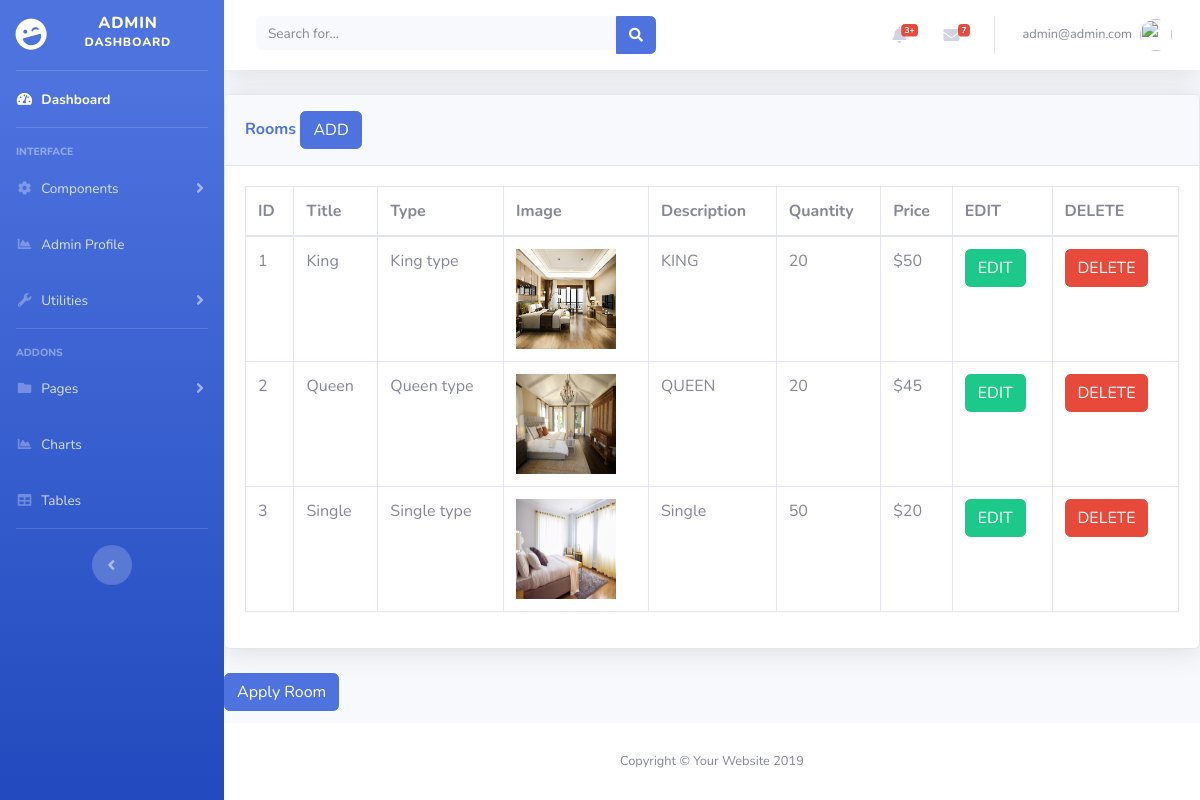
/admin/rooms.php (signed in), run on an earlier commit of the app's database.
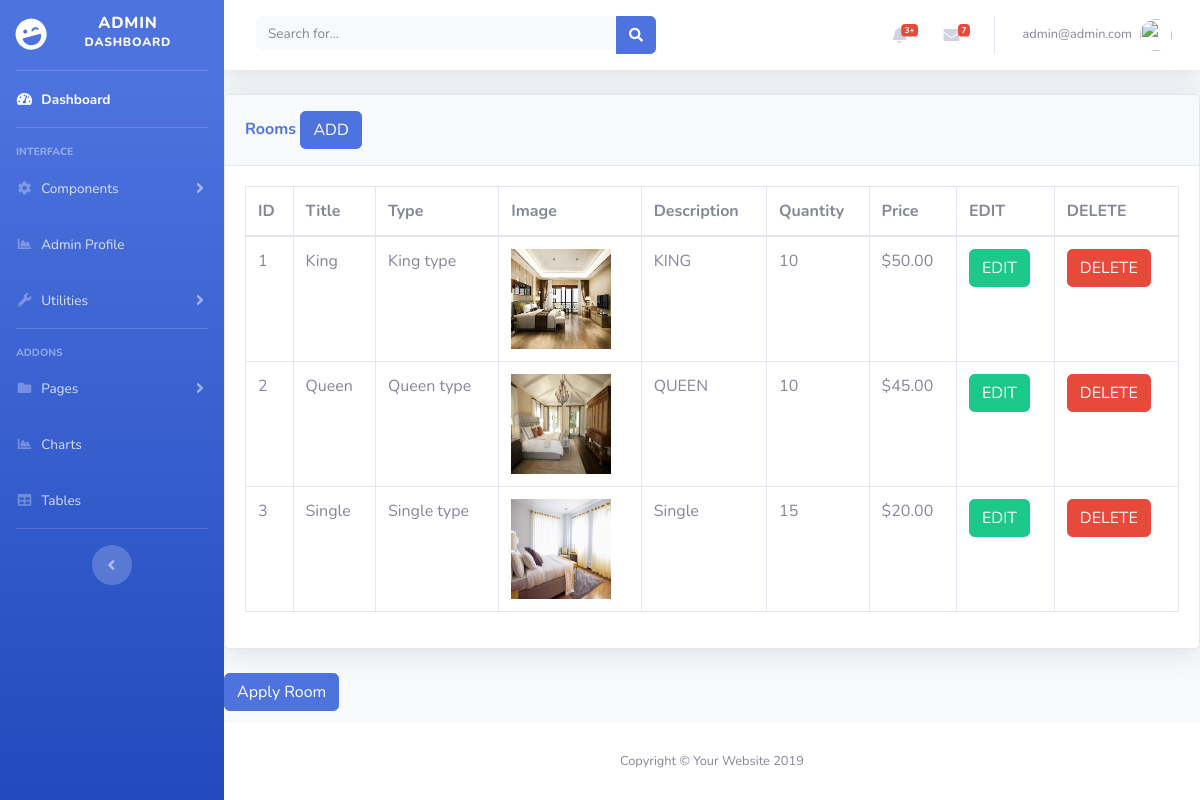
And on a later commit of the database.
### tables this page shows
CREATE TABLE `room` (
  `id` int(11) NOT NULL,
  `title` varchar(300) NOT NULL,
  `type` varchar(300) NOT NULL,
  `image` varchar(300) NOT NULL,
  `description` varchar(300) NOT NULL,
  `quantity` int(50) NOT NULL,
  `price` decimal(10,2) NOT NULL
);

### admin/rooms.php (the view, shortened to what this page needs)
<?php
$roomdb = "room";
include('includes/header.php');
include('includes/navbar.php');
?>
<div class="card shadow mb-4">
  <div class="card-header py-3">
    <h6 class="m-0 font-weight-bold text-primary">Rooms
            <button type="button" class="btn btn-primary" data-toggle="modal" data-target="#roomsModal">
              ADD
            </button>
    </h6>
  </div>
  <div class="card-body">
  <?php
      $query = "SELECT * FROM $roomdb";
      $query_run = mysqli_query($connection, $query);
            ?>
    <div class="table-responsive">
      <table class="table table-bordered" id="dataTable" width="100%" cellspacing="0">
        <thead>
          <tr>
            <th> ID </th>
            <th> Title </th>
            <th>Type </th>
            <th>Image</th>
            <th>Description</th>
            <th>Quantity</th>
            <th>Price</th>
            <th>EDIT </th>
            <th>DELETE </th>
          </tr>
        </thead>
        <tbody>
        <?php
            if(mysqli_num_rows($query_run) > 0)
            {
                while($row = mysqli_fetch_assoc($query_run))
                {
          ?>
          <tr>
            <td><?php  echo $row['id']; ?></td>
            <td><?php  echo $row['title']; ?></td>
            <td><?php  echo $row['type']; ?></td>
            <td><?php echo '<img src="upload/'.$row['image'].'" alt="" width="100px;" height="100px;" alt="Image">'?></td>
            <td><?php  echo $row['description']; ?></td>
            <td><?php  echo $row['quantity']; ?></td>
            <td><?php  echo "$".$row['price']; ?></td>
            <td>
                <form action="rooms_edit.php" method="post">
                    <button  type="submit" name="edit_btn" class="btn btn-success"> EDIT</button>
                </form>
            </td>
            <td>
                <form action="code.php" method="post">
                  <button type="submit" name="delete_room_btn" class="btn btn-danger"> DELETE</button>
                </form>
            </td>
          </tr>
          <?php
              }
          }
          else {
            echo "No Record Found";
          }
          ?>
        </tbody>
      </table>
    </div>
  </div>
</div>
<form action="code.php" method="post">
<button type="submit" name="applyRoom" class="btn btn-primary">Apply Room</button>
</form>
</div>
<?php
include('includes/footer.php');
?>

What changed in the data, as far as the page shows it:
changed room "King": quantity "20" → "10"; price "50" → "50.00"
changed room "Queen": quantity "20" → "10"; price "45" → "45.00"
changed room "Single": quantity "50" → "15"; price "20" → "20.00"
